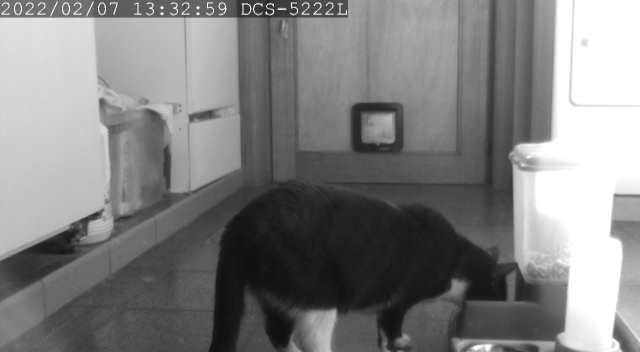
#> input picture classificatie/aanwezig/20220207_133259.jpg, 640 x 352 px, found by its file name; its folder holds 3 pictures in this run
$ jupyter execute --allow-errors kat1_niets_aanwezig_88x160.ipynb   (shell and % lines are left out)
#> lines starting #> are read from the running program, lines starting #| are printed output that depends on the picture
[cell 1]

import matplotlib.pyplot as plt
import numpy as np
import os
import pprint
pp = pprint.PrettyPrinter(indent=4)

[cell 2]
import joblib
from skimage.io import imread
from skimage.transform import resize

def resize_all(src, pklname, include, width, height):

#> called with pklname = 'kat1_niets_aanwezig', width = 88, height = 160
    data = dict()
    data['label'] = []
    data['filename'] = []
    data['data'] = []

    pklname = f"{pklname}_{width}x{height}px.pkl"

    # read all images in PATH, resize and write to DESTINATION_PATH
    for subdir in os.listdir(src):
        if subdir in include:
            print(subdir)
            current_path = os.path.join(src, subdir)

            for file in os.listdir(current_path):
                if file[-3:] in {'jpg', 'png'}:
                    im = imread(os.path.join(current_path, file))
#> im is the input picture: shape (352, 640, 3); min 13, max 255, mean 128.4
                    im = resize(im, (width, height)) #[:,:,::-1]
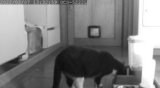
#> im: shape (88, 160, 3) float64; min 0.0614, max 1, mean 0.504
                    data['label'].append(subdir)
                    data['filename'].append(file)
                    data['data'].append(im)

        joblib.dump(data, pklname)
